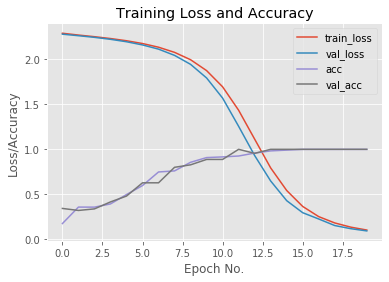
#> input picture accuracy plot.png, 389 x 282 px; its folder holds only this picture in this run
$ python annotate.py --input . --annot .
#> lines starting #> are read from the running program, lines starting #| are printed output that depends on the picture; after the words box and inside, x2 and y2 are one past the last pixel; in counts of white or black regions, pixels touching at a corner belong together
from imutils import paths
import argparse
import imutils
import cv2
import os
import sys

#Parse the arguments
ap=argparse.ArgumentParser()
ap.add_argument("-i","--input",required=True,help="path to input directory of images")
ap.add_argument("-a","--annot",required=True,help="path to output directory of annotations")
args=vars(ap.parse_args())

#grab the image paths and initialize the dictionary of character
#counts
imagePaths=list(paths.list_images(args["input"]))
counts={}

#loop over image paths
for (i,imagePath) in enumerate(imagePaths):
    #display an update
    print(f"[PROCESSING IMAGES]Currently processing {i+1}/{len(imagePaths)}")
    try:
         #loading the images and converting them to grayscale
         #add a border to ensure the digits on the border of the image are retained
         image=cv2.imread(imagePath)
#> image is the input picture: shape (282, 389, 3); mean B, G, R 233.5, 233.1, 233.4
         gray=cv2.cvtColor(image,cv2.COLOR_BGR2GRAY)
         gray=cv2.copyMakeBorder(gray,8,8,8,8,cv2.BORDER_REPLICATE)
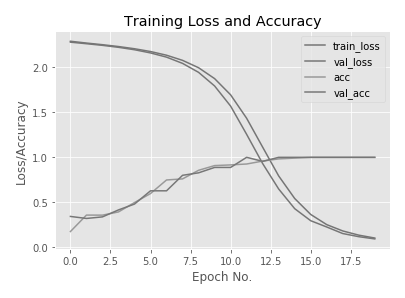
#> gray: shape (298, 405); min 0, max 255, mean 235.2
         #threshold image to reveal digits
         thresh=cv2.threshold(gray,0,255,cv2.THRESH_BINARY|cv2.THRESH_OTSU)[1]
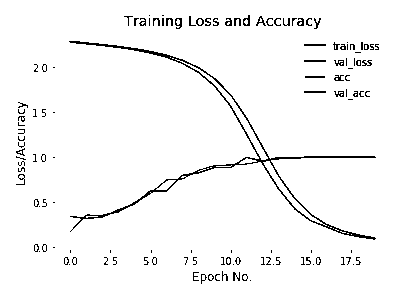
#> thresh: shape (298, 405); 96.6% white; black in thin lines or dots, all inside (x1, y1, x2, y2) = (16, 15, 379, 284)
         #find contours in the image,keeping only the four largest ones
         cnts=cv2.findContours(thresh.copy(),cv2.RETR_EXTERNAL,cv2.CHAIN_APPROX_SIMPLE)
#> cnts = 1 contour; box (x1, y1, x2, y2) and area: (0, 0, 405, 298) 119988
         cnts=cnts[0]
#> cnts = [[[0, 0], [0, 297], [404, 297], [404, 0]]]
         cnts=sorted(cnts,key=cv2.contourArea,reverse=True)[:4]
         #Loop over the contours
         for c in cnts:
             x,y,w,h=cv2.boundingRect(c)
             roi=gray[y-5:y+h+5,x-5:x+w+5]
             #display the character and then wait for keypress
             cv2.imshow("ROI",imutils.resize(roi,width=100))
             key=cv2.waitKey(0)
             if key==ord("`"):
                 print("[INFO]ignoring character")
                 continue
             #grab the key that was pressed and construct the path to output directory
             key=chr(key).upper()
             dirPath=os.path.sep.join([args["annot"],key])
             if not os.path.exists(dirPath):
                 os.makedirs(dirPath)

             count=counts.get(key,1)
             p=os.path.sep.join([dirPath,f"{str(count).zfill(6)}.png"])
             cv2.imwrite(p,roi)
             counts[key]=count+1
#> this loop made 1 pass; (key Esc is pressed on pass 1)
#> (c, x, y, w, h, count) on pass 1: ([[0, 0], [0, 297], [404, 297], [404, 0]], 0, 0, 405, 298, 1)
#> after the loop, counts = 1 item
    #Handles the keyboard interrupt when we want to stop annotation
    except KeyboardInterrupt:
        print("[INFO]Ugh I dont want to do this anymore....that's what she said")
        break
    #catch the unexpected exception and print its type and line number
    except Exception as e:
        exception_type,exception_object,exception_traceback=sys.exc_info()
        line_number=exception_traceback.tb_lineno
        print("Exception type:",exception_type)
        print("Line Number",line_number)
        print("[INFO] skipping image......")

cv2.destroyAllWindows()
